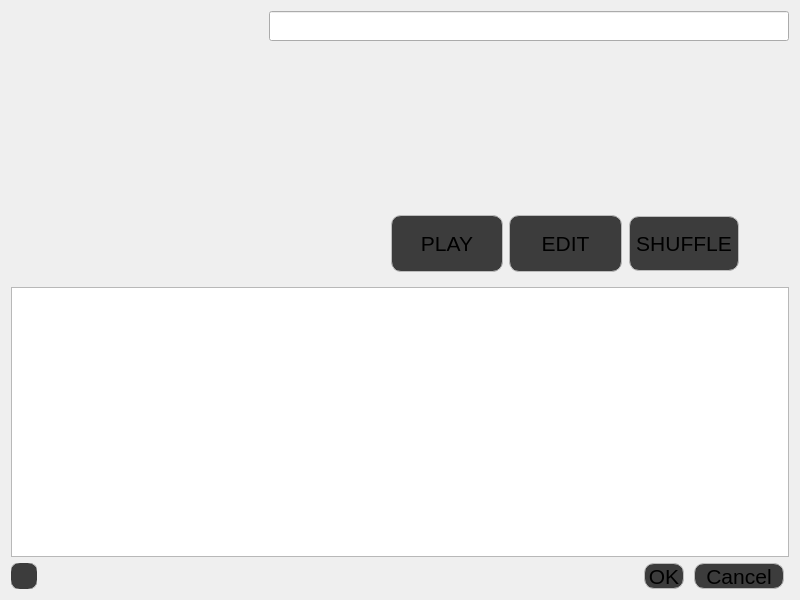
<?xml version="1.0" encoding="UTF-8"?>
<ui version="4.0">
 <class>main_widget</class>
 <widget class="QWidget" name="main_widget">
  <property name="geometry">
   <rect>
    <x>0</x>
    <y>0</y>
    <width>800</width>
    <height>600</height>
   </rect>
  </property>
  <property name="sizePolicy">
   <sizepolicy hsizetype="Fixed" vsizetype="Fixed">
    <horstretch>0</horstretch>
    <verstretch>0</verstretch>
   </sizepolicy>
  </property>
  <property name="minimumSize">
   <size>
    <width>800</width>
    <height>600</height>
   </size>
  </property>
  <property name="maximumSize">
   <size>
    <width>800</width>
    <height>600</height>
   </size>
  </property>
  <property name="windowTitle">
   <string>Playlist</string>
  </property>
  <property name="styleSheet">
   <string notr="true">color: rgb(255, 255, 255);
font: 75 13pt &quot;Century Gothic&quot;;
selection-background-color: rgb(188, 188, 188);
selection-color: rgb(0, 0, 0);
border-color: rgb(15, 15, 15);
background-color: rgb(63, 63, 63);
alternate-background-color: rgb(188, 188, 188);

QMenuBar::item:selected {
	background-color: rgb(188, 188, 188);
	color: rgb(0, 0, 0);
}</string>
  </property>
  <layout class="QVBoxLayout" name="verticalLayout_2">
   <item>
    <widget class="QWidget" name="widget_top" native="true">
     <layout class="QHBoxLayout" name="horizontalLayout_2">
      <property name="spacing">
       <number>8</number>
      </property>
      <property name="leftMargin">
       <number>0</number>
      </property>
      <property name="topMargin">
       <number>0</number>
      </property>
      <property name="rightMargin">
       <number>0</number>
      </property>
      <property name="bottomMargin">
       <number>0</number>
      </property>
      <item>
       <widget class="ClickableLabel" name="label_image">
        <property name="sizePolicy">
         <sizepolicy hsizetype="Preferred" vsizetype="Preferred">
          <horstretch>0</horstretch>
          <verstretch>0</verstretch>
         </sizepolicy>
        </property>
        <property name="minimumSize">
         <size>
          <width>250</width>
          <height>250</height>
         </size>
        </property>
        <property name="maximumSize">
         <size>
          <width>250</width>
          <height>250</height>
         </size>
        </property>
        <property name="text">
         <string/>
        </property>
        <property name="scaledContents">
         <bool>true</bool>
        </property>
       </widget>
      </item>
      <item>
       <widget class="QWidget" name="widget_text_edits" native="true">
        <property name="sizePolicy">
         <sizepolicy hsizetype="MinimumExpanding" vsizetype="Preferred">
          <horstretch>0</horstretch>
          <verstretch>0</verstretch>
         </sizepolicy>
        </property>
        <layout class="QVBoxLayout" name="verticalLayout">
         <property name="spacing">
          <number>6</number>
         </property>
         <property name="leftMargin">
          <number>0</number>
         </property>
         <property name="topMargin">
          <number>0</number>
         </property>
         <property name="rightMargin">
          <number>0</number>
         </property>
         <property name="bottomMargin">
          <number>0</number>
         </property>
         <item>
          <widget class="QLineEdit" name="lineEdit_name">
           <property name="sizePolicy">
            <sizepolicy hsizetype="MinimumExpanding" vsizetype="Fixed">
             <horstretch>0</horstretch>
             <verstretch>0</verstretch>
            </sizepolicy>
           </property>
           <property name="minimumSize">
            <size>
             <width>0</width>
             <height>30</height>
            </size>
           </property>
           <property name="layoutDirection">
            <enum>Qt::RightToLeft</enum>
           </property>
           <property name="readOnly">
            <bool>false</bool>
           </property>
          </widget>
         </item>
         <item>
          <spacer name="verticalSpacer">
           <property name="orientation">
            <enum>Qt::Vertical</enum>
           </property>
           <property name="sizeType">
            <enum>QSizePolicy::MinimumExpanding</enum>
           </property>
           <property name="sizeHint" stdset="0">
            <size>
             <width>20</width>
             <height>40</height>
            </size>
           </property>
          </spacer>
         </item>
         <item>
          <widget class="QWidget" name="widget" native="true">
           <property name="minimumSize">
            <size>
             <width>0</width>
             <height>75</height>
            </size>
           </property>
           <property name="maximumSize">
            <size>
             <width>16777215</width>
             <height>75</height>
            </size>
           </property>
           <layout class="QHBoxLayout" name="horizontalLayout_3">
            <item>
             <spacer name="horizontalSpacer_2">
              <property name="orientation">
               <enum>Qt::Horizontal</enum>
              </property>
              <property name="sizeHint" stdset="0">
               <size>
                <width>40</width>
                <height>20</height>
               </size>
              </property>
             </spacer>
            </item>
            <item>
             <widget class="QPushButton" name="button_play">
              <property name="sizePolicy">
               <sizepolicy hsizetype="MinimumExpanding" vsizetype="MinimumExpanding">
                <horstretch>0</horstretch>
                <verstretch>0</verstretch>
               </sizepolicy>
              </property>
              <property name="styleSheet">
               <string notr="true">QPushButton {
	background-color: rgb(60, 60, 60);
    border: 1px solid rgb(188, 188, 188);
	border-radius: 10%;
	font-size: 16pt;
}
QPushButton:hover{
	background-color: rgb(188, 188, 188);
	color: rgb(0, 0, 0);
}</string>
              </property>
              <property name="text">
               <string>PLAY</string>
              </property>
             </widget>
            </item>
            <item>
             <widget class="QPushButton" name="button_edit">
              <property name="sizePolicy">
               <sizepolicy hsizetype="MinimumExpanding" vsizetype="MinimumExpanding">
                <horstretch>0</horstretch>
                <verstretch>0</verstretch>
               </sizepolicy>
              </property>
              <property name="styleSheet">
               <string notr="true">QPushButton {
	background-color: rgb(60, 60, 60);
    border: 1px solid rgb(188, 188, 188);
	border-radius: 10%;
	font-size: 16pt;
}
QPushButton:hover{
	background-color: rgb(188, 188, 188);
	color: rgb(0, 0, 0);
}</string>
              </property>
              <property name="text">
               <string>EDIT</string>
              </property>
             </widget>
            </item>
            <item>
             <widget class="QPushButton" name="button_shuffle">
              <property name="sizePolicy">
               <sizepolicy hsizetype="MinimumExpanding" vsizetype="MinimumExpanding">
                <horstretch>0</horstretch>
                <verstretch>0</verstretch>
               </sizepolicy>
              </property>
              <property name="styleSheet">
               <string notr="true">QPushButton {
	background-color: rgb(60, 60, 60);
    border: 1px solid rgb(188, 188, 188);
	border-radius: 10%;
	font-size: 16pt;
	margin: 1px;
}
QPushButton:hover{
	background-color: rgb(188, 188, 188);
	color: rgb(0, 0, 0);
}</string>
              </property>
              <property name="text">
               <string>SHUFFLE</string>
              </property>
             </widget>
            </item>
            <item>
             <spacer name="horizontalSpacer_3">
              <property name="orientation">
               <enum>Qt::Horizontal</enum>
              </property>
              <property name="sizeType">
               <enum>QSizePolicy::Fixed</enum>
              </property>
              <property name="sizeHint" stdset="0">
               <size>
                <width>40</width>
                <height>20</height>
               </size>
              </property>
             </spacer>
            </item>
           </layout>
          </widget>
         </item>
        </layout>
       </widget>
      </item>
     </layout>
    </widget>
   </item>
   <item>
    <widget class="QListWidget" name="listWidget_songs">
     <property name="mouseTracking">
      <bool>true</bool>
     </property>
     <property name="editTriggers">
      <set>QAbstractItemView::NoEditTriggers</set>
     </property>
     <property name="wordWrap">
      <bool>true</bool>
     </property>
    </widget>
   </item>
   <item>
    <widget class="QWidget" name="widget_buttons" native="true">
     <layout class="QHBoxLayout" name="horizontalLayout">
      <property name="spacing">
       <number>10</number>
      </property>
      <property name="leftMargin">
       <number>0</number>
      </property>
      <property name="topMargin">
       <number>0</number>
      </property>
      <property name="rightMargin">
       <number>5</number>
      </property>
      <property name="bottomMargin">
       <number>0</number>
      </property>
      <item>
       <widget class="QPushButton" name="button_delete">
        <property name="minimumSize">
         <size>
          <width>26</width>
          <height>26</height>
         </size>
        </property>
        <property name="maximumSize">
         <size>
          <width>26</width>
          <height>26</height>
         </size>
        </property>
        <property name="styleSheet">
         <string notr="true">QPushButton {
	background-color: rgb(60, 60, 60);
    border: 1px solid rgb(188, 188, 188);
	border-radius: 10%;
	font-size: 16pt;
	margin: -1px;
}
QPushButton:hover{
	background-color: rgb(188, 188, 188);
	color: rgb(0, 0, 0);
}</string>
        </property>
        <property name="text">
         <string/>
        </property>
        <property name="icon">
         <iconset resource="../resources.qrc">
          <normaloff>:/icons/assets/delete.png</normaloff>:/icons/assets/delete.png</iconset>
        </property>
        <property name="iconSize">
         <size>
          <width>24</width>
          <height>24</height>
         </size>
        </property>
       </widget>
      </item>
      <item>
       <spacer name="horizontalSpacer">
        <property name="orientation">
         <enum>Qt::Horizontal</enum>
        </property>
        <property name="sizeHint" stdset="0">
         <size>
          <width>40</width>
          <height>20</height>
         </size>
        </property>
       </spacer>
      </item>
      <item>
       <widget class="QPushButton" name="button_ok">
        <property name="minimumSize">
         <size>
          <width>40</width>
          <height>26</height>
         </size>
        </property>
        <property name="maximumSize">
         <size>
          <width>16777215</width>
          <height>26</height>
         </size>
        </property>
        <property name="styleSheet">
         <string notr="true">QPushButton {
	background-color: rgb(60, 60, 60);
    border: 1px solid rgb(188, 188, 188);
	border-radius: 10%;
	font-size: 16pt;
}
QPushButton:hover{
	background-color: rgb(188, 188, 188);
	color: rgb(0, 0, 0);
}</string>
        </property>
        <property name="text">
         <string>OK</string>
        </property>
       </widget>
      </item>
      <item>
       <widget class="QPushButton" name="button_cancel">
        <property name="minimumSize">
         <size>
          <width>90</width>
          <height>26</height>
         </size>
        </property>
        <property name="maximumSize">
         <size>
          <width>16777215</width>
          <height>26</height>
         </size>
        </property>
        <property name="styleSheet">
         <string notr="true">QPushButton {
	background-color: rgb(60, 60, 60);
    border: 1px solid rgb(188, 188, 188);
	border-radius: 10%;
	font-size: 16pt;
}
QPushButton:hover{
	background-color: rgb(188, 188, 188);
	color: rgb(0, 0, 0);
}</string>
        </property>
        <property name="text">
         <string>Cancel</string>
        </property>
       </widget>
      </item>
     </layout>
    </widget>
   </item>
  </layout>
 </widget>
 <customwidgets>
  <customwidget>
   <class>ClickableLabel</class>
   <extends>QLabel</extends>
   <header>clickable_label.h</header>
  </customwidget>
 </customwidgets>
 <resources>
  <include location="../resources.qrc"/>
 </resources>
 <connections/>
</ui>
